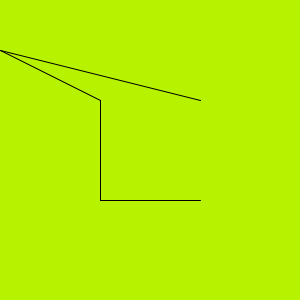
Frame 1 (no input)
Frame 60 (the mouse pressed at the canvas centre just before this capture): identical to frame 1, image omitted
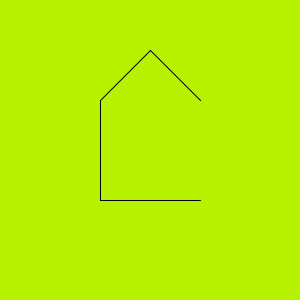
Frame 120 (the mouse held since frame 60 and released just before this capture)

The Processing sketch that drew these frames (run headless with seeded random() and noise(); from frame 60 on, the mouse is pressed at the canvas centre):

// Processing sketch: processing_174734
// ── processing_174734.pde

// Wackeldach
// 03.12.2014

/*Aufgabenstellung
ErgÃ¤nze das Haus so, dass die Dachspitze mit dem Mauscursor mitwandert. 
Hinweis: Wie du die Mausposition nutzen kannst, ist in Abschnitt 2 erklÃ¤rt.
*/

void setup(){
  size(300,300);
}

void draw(){
  background(183,242,0);
  line(100,200,200,200);
  line(100,100,100,200);
  line(200,100,200,100);
  line(100,100,mouseX,50);
  line(mouseY,50,200,100);
}
